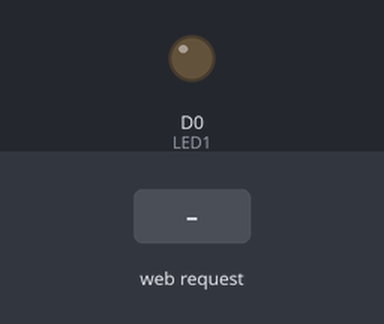
Simulated run of this sketch. Board: ESP8266 (NodeMCU). Parts: output pins drawn as LEDs (lit = HIGH). Inputs (shaded band) come from the test bench. WiFi joins after 1.5 s; servers stay silent unless stated; what the sketch prints to the serial monitor is not drawn.

Above: at 2.7 s.
2.8 s: HTTP request GET /LED1/on received
At 3.6 s:
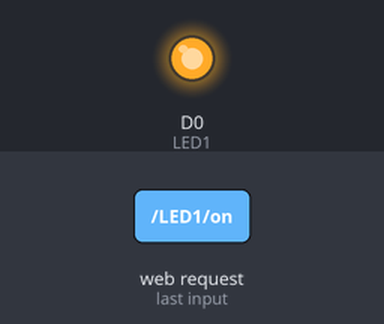
5.8 s: HTTP request GET /LED1/off received
At 7.0 s:
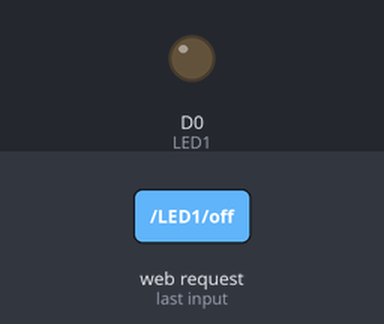
Timing chart, 0 to 8.8 s (numbered marks = the images above; inputs shaded):
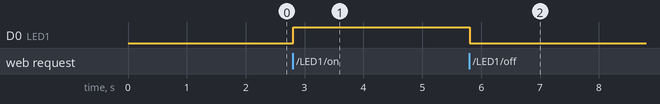

The sketch:

esp8266LEDandSENSOR.ino
```cpp
#include <ESP8266WiFi.h>
#include <DHT.h>
const char* ssid = "Alders";  // Enter SSID here
const char* password = "Seats123";  //Enter Password here
// Variable to store the HTTP request
String header;
String LED1State = "off";
const int LED1 = D0;
const int sensor = D2;
float sensorData;
WiFiServer server(80);

//TEMPERATURE
#define DHTTYPE DHT22   // DHT 22  (AM2302)
DHT dht(sensor, DHTTYPE); //// Initialize DHT sensor for normal 16mhz Arduino


void setup() {
  Serial.begin(115200);
  pinMode(LED1, OUTPUT);
  digitalWrite(LED1, LOW);
 Serial.print("Connecting to ");
 Serial.println(ssid);
 WiFi.begin(ssid, password);
 while (WiFi.status() != WL_CONNECTED) {
    delay(500);
   Serial.print(".");
 }
// Print local IP address and start web server
 Serial.println("");
  Serial.println("WiFi connected-->");
  Serial.println("Copy this IP address: ");
  Serial.println(WiFi.localIP());
  server.begin();
  dht.begin();
}

void loop(){
  WiFiClient client = server.available();
  if (client) {                             // If a new client connects,
    Serial.println("new client connected");
    String currentLine = "";                // make a String to hold incoming data from the client
    while (client.connected())
      if (client.available()) {             // if there's bytes to read from the client,
        char c = client.read();
        Serial.write(c);
        header += c;
        if (c == '\n') {                    // if the byte is a newline character
          if (currentLine.length() == 0) {
            client.println("HTTP/1.1 200 OK");
            client.println("Content-type:text/html");
            client.println("Connection: close");
            client.println();

            if (header.indexOf("GET /sensor/mobile") >= 0) {
              Serial.println("SENSOR READ");
              sensorData = dht.readTemperature();
              client.println(sensorData);
            }
            else {
              if (header.indexOf("GET /LED1/on") >= 0) {
                Serial.println("LED1 on");
                LED1State = "on";
                digitalWrite(LED1, HIGH);
              } else if (header.indexOf("GET /LED1/off") >= 0) {
                Serial.println("LED1 off");
                LED1State = "off";
                digitalWrite(LED1, LOW);
              } else if (header.indexOf("GET /sensor") >= 0) {
                Serial.println("SENSOR READ");
                sensorData = dht.readTemperature();
              }

              // Display the HTML web page
              client.println("<!DOCTYPE html><html>");
              client.println("<head><meta name=\"viewport\" content=\"width=device-width, initial-scale=1\">");
              client.println("<link rel=\"icon\" href=\"data:,\">");
              client.println("<style>html { font-family: Cairo; display: inline; margin: 0px auto; text-align: center; background-color: #ccffb3;}");
              client.println(".button { background-color: #006699; border: none; color: white; padding: 16px 40px;");
              client.println("text-decoration: none; font-size: 35px; margin: 2px; cursor: pointer;}");
              client.println(".button2 {background-color: #555555;}</style></head>");
              client.println("<svg width=\"300\" height=\"80\"><text fill=\"#00bfbf\" font-family=\"serif\" font-size=\"24\" id=\"svg_1\" stroke=\"#000000\" text-anchor=\"middle\" transform=\"matrix(1.35388 0 0 1.42308 -6.66283 -8.67308)\" x=\"86.5\" xml:space=\"preserve\" y=\"41.5\">Circuit Digest</text></svg>");

              // Web Page Heading
              client.println("<body><h1>Welcome to ESP12e Web Server</h1>");
              client.println("<p>LED1_State: " + LED1State + "</p>");
              // If the LED1State is off, it displays the ON button
              if (LED1State=="off") {
                client.println("<p><a href=\"/LED1/on\"><button class=\"button\">ON</button></a></p>");
                client.println("<svg width=\"500\" height=\"300\"><ellipse cx=\"258.5\" cy=\"125.5\" fill=\"#ffffff\" rx=\"47\" ry=\"52\" stroke=\"#ffffaa\" stroke-width=\"5\"/><rect fill=\"#cccccc\" height=\"40\" stroke=\"#ffffaa\" stroke-width=\"5\" transform=\"rotate(-0.485546 261 187.5)\" width=\"39\" x=\"241.5\" y=\"167.5\"/></svg>");
              } else {
                client.println("<p><a href=\"/LED1/off\"><button class=\"button button2\">OFF</button></a></p>");
                client.println("<svg width=\"500\" height=\"300\"><ellipse cx=\"258.5\" cy=\"125.5\" fill=\"#ff7f00\" rx=\"47\" ry=\"52\" stroke=\"#ffffaa\" stroke-width=\"5\"/><rect fill=\"#cccccc\" height=\"40\" stroke=\"#ffffaa\" stroke-width=\"5\" transform=\"rotate(-0.485546 261 187.5)\" width=\"39\" x=\"241.5\" y=\"167.5\"/></svg>");
              }
              client.println("<p><a href=\"/sensor\"><button class=\"button button3\">GET DATA</button></a></p>");
              client.println("<p>");
              client.println(sensorData);
              client.println("</p>");
              client.println("</body></html>");
              client.println();
            }
            break;
          } else {
            currentLine = "";
          }
        } else if (c != '\r') {
          currentLine += c;
        }
      }
    }
    header = "";
    client.stop();
    Serial.println("Client disconnected");
    Serial.println("");
  }
```

Measured:
- after the input at 2.8 s, D0 (LED1): LOW → HIGH at once
- after the input at 5.8 s, D0 (LED1): HIGH → LOW at once
